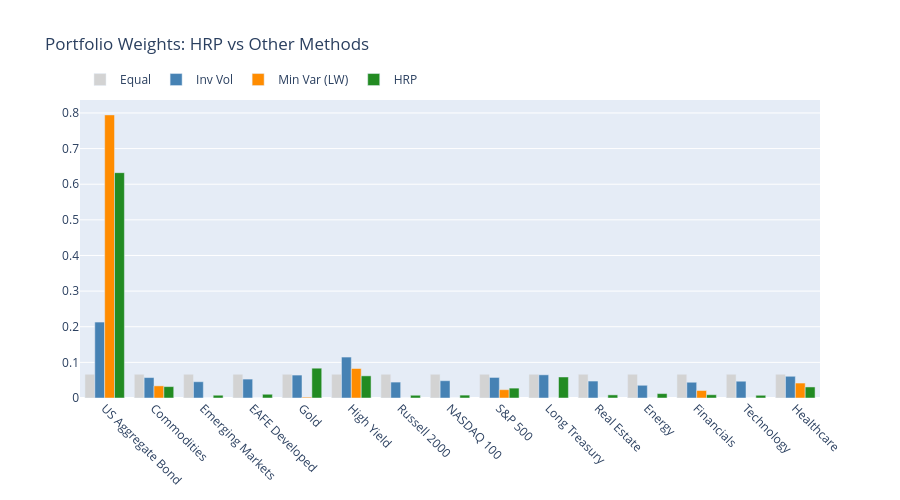

The cell this chart's notebook holds for it:
### Code cell
# Visualization: Weight comparison
fig = go.Figure()

methods = ["Equal", "Inv Vol", "Min Var (LW)", "HRP"]
colors = ["lightgray", "steelblue", "darkorange", "forestgreen"]

for method, color in zip(methods, colors, strict=False):
    fig.add_trace(
        go.Bar(
            name=method,
            x=all_weights["Name"],
            y=all_weights[method],
            marker_color=color,
        )
    )

fig.update_layout(
    title="Portfolio Weights: HRP vs Other Methods",
    barmode="group",
    xaxis_tickangle=45,
    height=500,
    legend=dict(orientation="h", yanchor="bottom", y=1.02),
)
fig.show()

### Figure 1 — Plotly figure (JSON) as saved in the notebook; plotly's stock layout.template omitted (floating-point values rounded to 4 significant figures)
{"data": [{"marker": {"color": "lightgray"}, "name": "Equal", "type": "bar", "x": ["US Aggregate Bond", "Commodities", "Emerging Markets", "EAFE Developed", "Gold", "High Yield", "Russell 2000", "NASDAQ 100", "S&P 500", "Long Treasury", "Real Estate", "Energy", "Financials", "Technology", "Healthcare"], "y": [0.06667, 0.06667, 0.06667, 0.06667, 0.06667, 0.06667, 0.06667, 0.06667, 0.06667, 0.06667, 0.06667, 0.06667, 0.06667, 0.06667, 0.06667]}, {"marker": {"color": "steelblue"}, "name": "Inv Vol", "type": "bar", "x": ["US Aggregate Bond", "Commodities", "Emerging Markets", "EAFE Developed", "Gold", "High Yield", "Russell 2000", "NASDAQ 100", "S&P 500", "Long Treasury", "Real Estate", "Energy", "Financials", "Technology", "Healthcare"], "y": [0.2131, 0.05733, 0.04568, 0.05308, 0.06436, 0.1149, 0.04468, 0.04852, 0.05769, 0.06508, 0.04758, 0.0357, 0.04423, 0.0471, 0.06095]}, {"marker": {"color": "darkorange"}, "name": "Min Var (LW)", "type": "bar", "x": ["US Aggregate Bond", "Commodities", "Emerging Markets", "EAFE Developed", "Gold", "High Yield", "Russell 2000", "NASDAQ 100", "S&P 500", "Long Treasury", "Real Estate", "Energy", "Financials", "Technology", "Healthcare"], "y": [0.7945, 0.03406, 0.0, 0.0, 0.00234, 0.08276, 0.0, 0.0, 0.02335, 0.0, 0.0, 0.0, 0.02099, 0.0, 0.04198]}, {"marker": {"color": "forestgreen"}, "name": "HRP", "type": "bar", "x": ["US Aggregate Bond", "Commodities", "Emerging Markets", "EAFE Developed", "Gold", "High Yield", "Russell 2000", "NASDAQ 100", "S&P 500", "Long Treasury", "Real Estate", "Energy", "Financials", "Technology", "Healthcare"], "y": [0.6324, 0.03195, 0.007786, 0.01052, 0.08363, 0.06215, 0.007723, 0.008106, 0.02775, 0.05898, 0.008758, 0.01239, 0.009209, 0.007636, 0.03098]}], "layout": {"barmode": "group", "height": 500, "legend": {"orientation": "h", "y": 1.02, "yanchor": "bottom"}, "title": {"text": "Portfolio Weights: HRP vs Other Methods"}, "xaxis": {"tickangle": 45}}}
